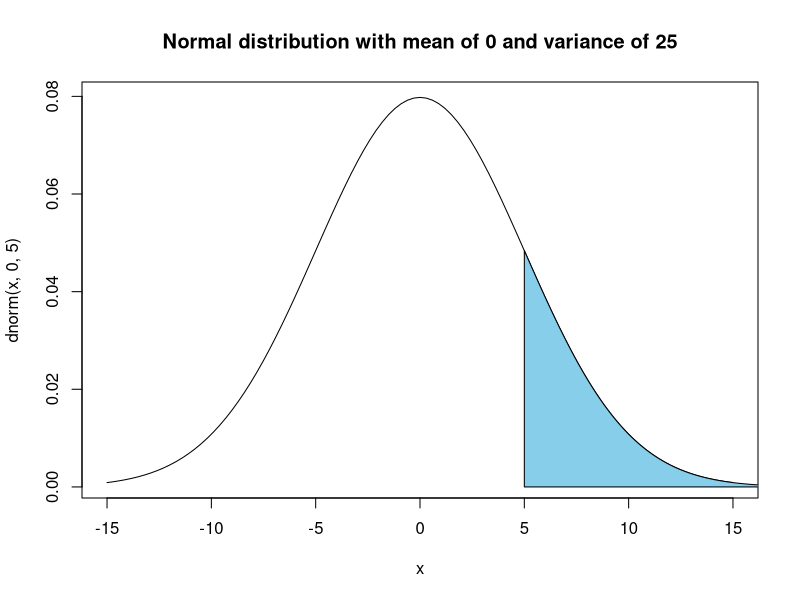
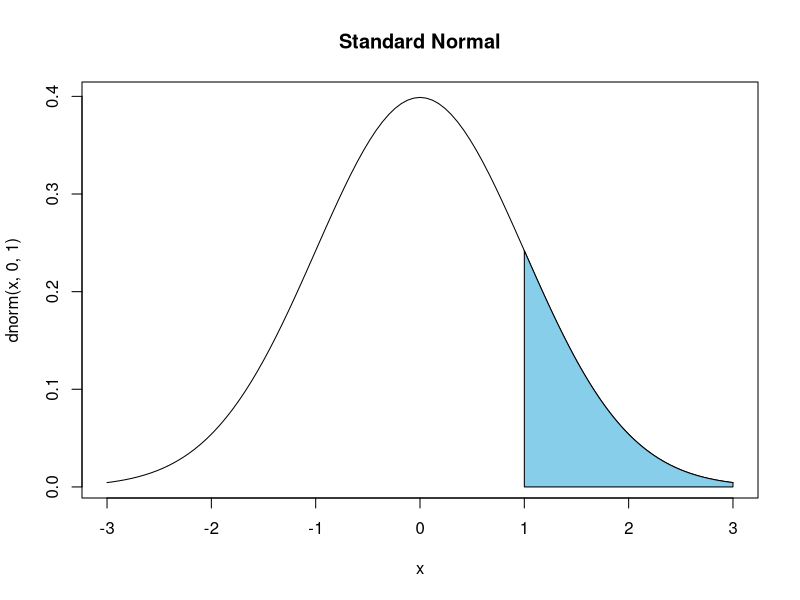
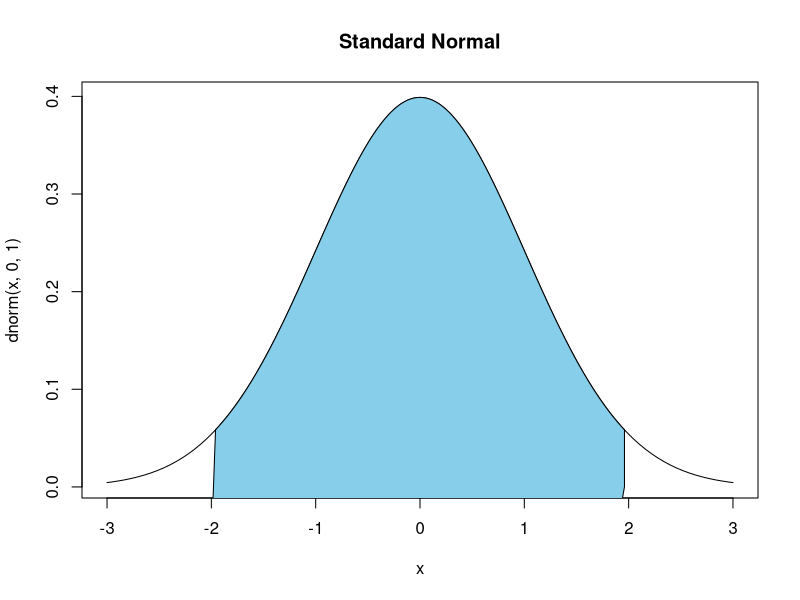
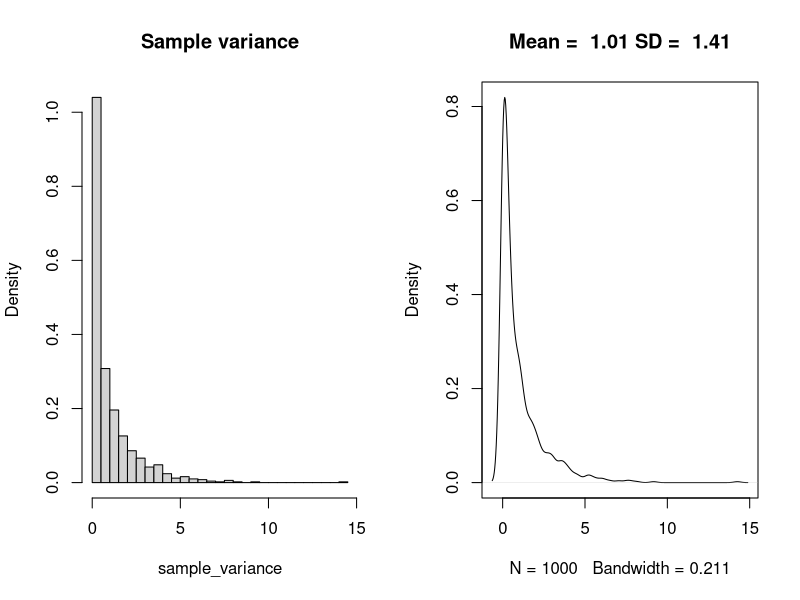
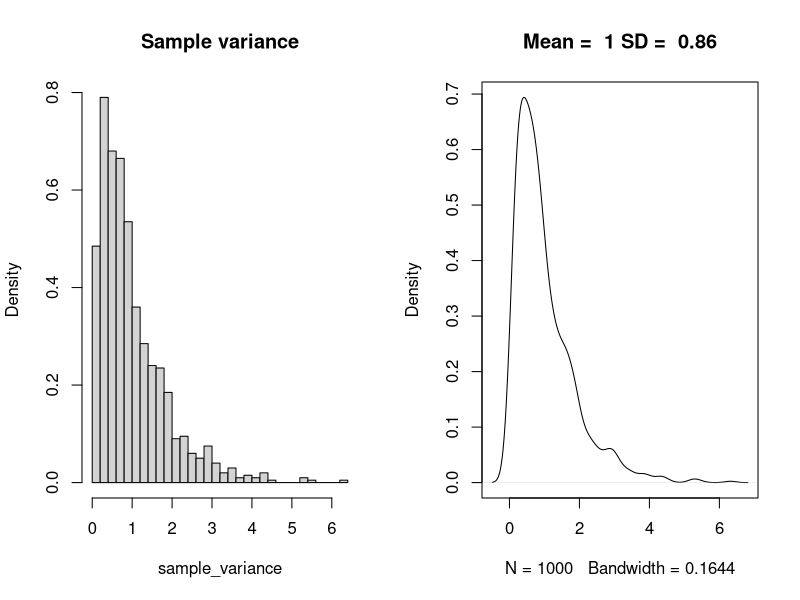
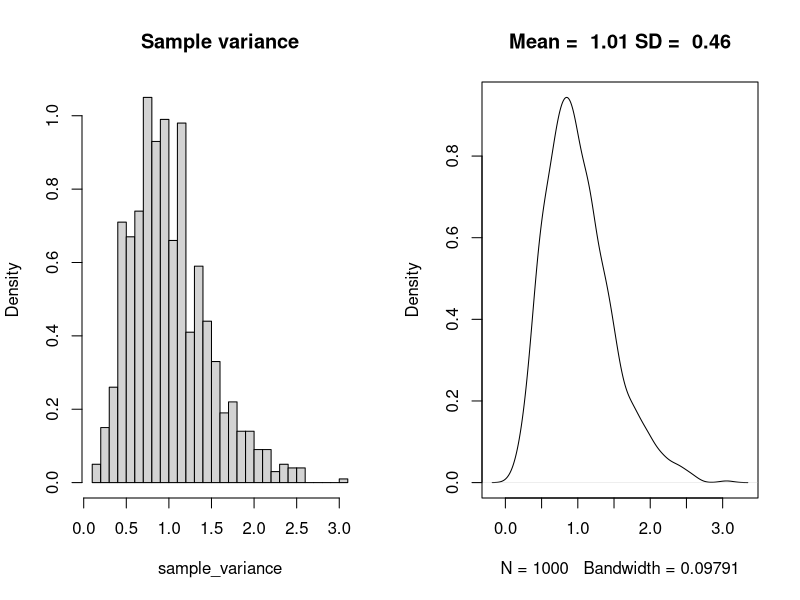
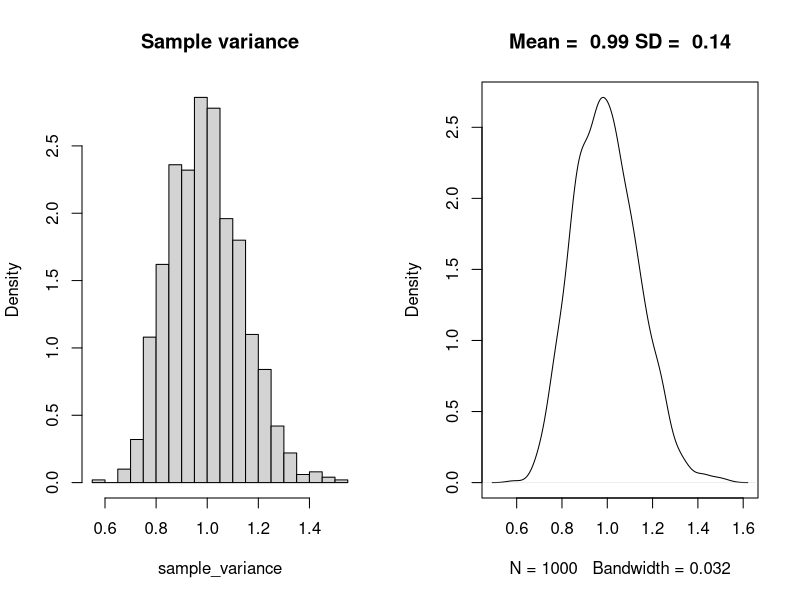
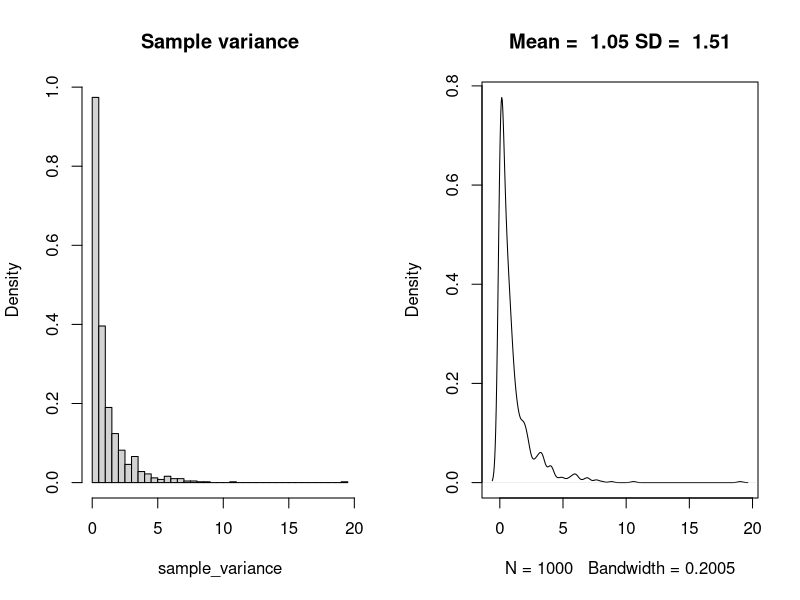

These figures' R source, in order:
## ---- chunk 1
knitr::opts_chunk$set(echo = FALSE, out.height = "50%", fig.width = 8, fig.height = 4.5, cache = TRUE)
library(tidyverse)
## ---- chunk 2
cord.x <- c(5,seq(5,50,0.01),50)
cord.y <- c(0,dnorm(seq(5,50,0.01),0,5),0)
curve(dnorm(x,0,5),xlim=c(-15,15),main='Normal distribution with mean of 0 and variance of 25')
polygon(cord.x,cord.y,col='skyblue')
## ---- chunk 3
cord.x <- c(1,seq(1,3,0.01),3)
cord.y <- c(0,dnorm(seq(1,3,0.01)),0)
curve(dnorm(x,0,1),xlim=c(-3,3),main='Standard Normal')
polygon(cord.x,cord.y,col='skyblue')
## ---- chunk 4
cord.x <- c(-3,seq(-1.96,1.96,0.01),1.96)
cord.y <- c(-3,dnorm(seq(-1.96,1.96,0.01)),0)
curve(dnorm(x,0,1),xlim=c(-3,3),main='Standard Normal')
polygon(cord.x,cord.y,col='skyblue')
## ---- chunk 5
nsim = 1000
run_variance_simulation <- function(sample_size = 2, number_of_simulations = 1000, population_mean = 0, population_sd = 1)
  {

sample_variances <- replicate(number_of_simulations, var(rnorm(n = sample_size, mean = population_mean, sd = population_sd)))
}

#Define a new plot function so that the plot titles are correct
make_variance_hist_and_plot <- function(sample_variance){
  par(mfrow=c(1,2)) # 
  hist(sample_variance,freq=F, breaks = 30, main = "Sample variance")
  plot(density(sample_variance), main = paste("Mean = ", round(mean(sample_variance),2) , "SD = ", round(sd(sample_variance),2)))} 

make_variance_hist_and_plot(run_variance_simulation(sample_size = 2, number_of_simulations = nsim, population_mean = 0, population_sd = 1))
## ---- chunk 6
make_variance_hist_and_plot(run_variance_simulation(sample_size = 4, number_of_simulations = nsim, population_mean = 0, population_sd = 1))
## ---- chunk 7
make_variance_hist_and_plot(run_variance_simulation(sample_size = 10, number_of_simulations = nsim, population_mean = 0, population_sd = 1))
## ---- chunk 8
make_variance_hist_and_plot(run_variance_simulation(sample_size = 100, number_of_simulations = nsim, population_mean = 0, population_sd = 1))
## ---- chunk 9
make_variance_hist_and_plot(run_variance_simulation(sample_size = 2, number_of_simulations = nsim, population_mean = 0, population_sd = 1))
## ---- chunk 10
library(ggplot2)
x <- seq(from = 0.1,by = .01,to = 20)
ggplot(data.frame(x = x), aes(x = x)) + 
  stat_function(fun = dchisq, args=list(df = 1), aes(linetype = "df = 1")) +
  stat_function(fun = dchisq, args=list(df = 2), aes(linetype = "df = 2")) +
  stat_function(fun = dchisq, args=list(df = 4), aes(linetype = "df = 4")) +
  stat_function(fun = dchisq, args=list(df = 10), aes(linetype = "df = 10")) +
  scale_linetype_discrete(limits = paste("df", "=", c(1,2,4,10)))+ labs(linetype = NULL, y = "f(x)")
## ---- chunk 11
par(mfcol=c(3, 1))
p = .5
for(n in c(5,10,60))
{
    x <- dbinom(0:(n), size=n, p=p)
    barplot(x, names.arg=0:(n), space=0, main=paste('n = ',n,", p = ",p,sep=''), xlab = "Number of successes (X)", ylab = ("p(X)"))
}
## ---- chunk 12
make_variance_hist_and_plot(run_variance_simulation(sample_size = 2, number_of_simulations = nsim, population_mean = 0, population_sd = 1))
## ---- chunk 13
library(ggplot2)
x <- seq(from = -5,by = .01,to = 5)
ggplot(data.frame(x = x), aes(x = x)) + 
  stat_function(fun = dt, args=list(df = 1), aes(linetype = "df = 1")) +
  stat_function(fun = dt, args=list(df = 2), aes(linetype = "df = 2")) +
  stat_function(fun = dt, args=list(df = 4), aes(linetype = "df = 4")) +
  stat_function(fun = dt, args=list(df = 10), aes(linetype = "df = 10")) +
  scale_linetype_discrete(limits = paste("df", "=", c(1,2,4,10)))+ labs(linetype = NULL, y = "f(x)")
## ---- chunk 14
## plot multiple figures:
## replace ugly par... specification with 
## something easier to remember:
multiplot <- function(row,col){
     par(mfrow= c(row,col), pty = "s")
   }

range <- seq(-4,4,.01)  
 
multiplot(2,2)

 for(i in c(2,5,15,20)){
   plot(range,dnorm(range),type="l",lty=1,
        xlab="",ylab="",
        cex.axis=1)
   lines(range,dt(range,df=i),lty=2,lwd=1)
   mtext(paste("df=",i),cex=1.2)
 }
## ---- chunk 15
t_test_sim <- function(n, mean = 1, sd = 1){
  t_results <- t.test(rnorm(n, mean, sd))
  t_results$statistic}
simulation_results <- replicate(1000, t_test_sim(50,5, 25))
hist(simulation_results, main = paste0("Proportion of |t| > ", round(qt(.975, 49),2), ": ", sum(abs(simulation_results) > qt(.975, 49),2)/length(simulation_results)), 50)
## ---- chunk 16
simulation_results <- replicate(1000, t_test_sim(50, 10, 25))
hist(simulation_results, main = paste0("Proportion of |t| > ", round(qt(.975, 49),2), ": ", sum(abs(simulation_results) > qt(.975, 49),2)/length(simulation_results)), 50)
## ---- chunk 17
simulation_results <- replicate(1000, t_test_sim(50, 5, 15))
hist(simulation_results, main = paste0("Proportion of |t| > ", round(qt(.975, 49),2), ": ", sum(abs(simulation_results) > qt(.975, 49),2)/length(simulation_results)), 50)

## ---- chunk 18
simulation_results <- replicate(1000, t_test_sim(400, 5, 25))
hist(simulation_results, main = paste0("Proportion of |t| > ", round(qt(.975, 399),2), ": ", sum(abs(simulation_results) > qt(.975, 399),2)/length(simulation_results)), 400)
## ---- chunk 19
t_test_cheating_sim <- function(n_max = 30, n_increments = 2, sd = 1){
  samples <- NULL
  significant <- FALSE
  
  while(length(samples) <= n_max & significant == FALSE){
      samples <- c(samples, rnorm(n_increments, mean = 0, sd = sd))
      significant <- t.test(samples)$p.value <= .05
    }
  return(significant)
  }
## ---- chunk 20
simulation_results <- replicate(1000, t_test_cheating_sim(n_max = 30, n_increments = 2, sd = 1))
barplot(table(simulation_results), names.arg = c("no","yes"),xlab= "Significant", ylab = "Number of simulations", main = paste0("Proportion of significant results: ", sum(simulation_results)/length(simulation_results)), 100)
